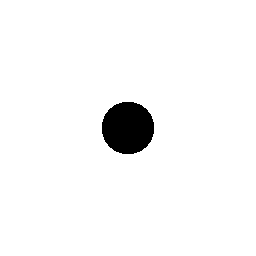
%> input picture lab12/images/kolo.bmp, 256 x 256 px
$ octave --eval "fourierHelper(imread('images/kolo.bmp'));"   (GNU Octave 9; MATLAB toolbox functions it lacks are replaced by stand-ins)
%> lines starting %> are read from the running program, lines starting %| are printed output that depends on the picture
function fourierHelper(image)
%FOURIERHELPER Summary of this function goes here
%   Detailed explanation goes here
%% transformate
fourier = fft2(image);

shifted = fftshift(fourier);
amplitude = log10(abs(shifted)+1);
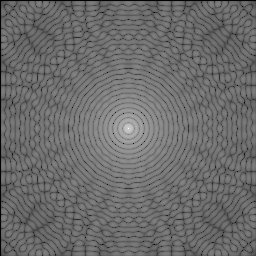
%> amplitude: size 256x256 double; min 0, max 7.21, mean 3.05; drawn with min black and max white
phase = angle(shifted.*(amplitude>0.0001));
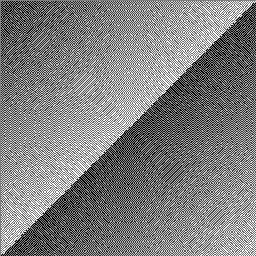
%> phase: size 256x256 double; min -3.14, max 3.14, mean 6.51e-18; drawn with min black and max white

figure;
subplot(1,3,1);
imshow(image);
title('original image');
subplot(1,3,2);
imshow(amplitude, []);
title('amplitude');
subplot(1,3,3)
imshow(phase, []);
title('phase');

%% reverting
unshifted = ifftshift(shifted);
unfourier = ifft2(unshifted);

figure;
subplot(1,2,1);
imshow(image);
title('original');
subplot(1,2,2);
imshow(unfourier);
title('undone');

end

$ run again, on lab12/images/kwadrat45.bmp
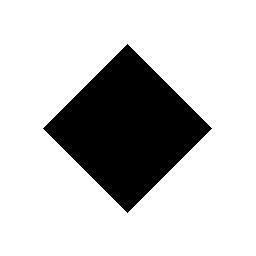
%> input picture lab12/images/kwadrat45.bmp, 256 x 256 px
%> in fourierHelper, `amplitude = log10(abs(shifted)+1);`:
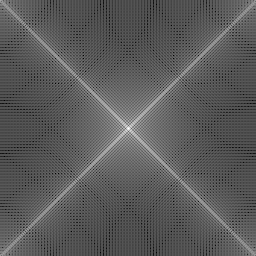
%> amplitude: size 256x256 double; min 0.0765, max 7.12, mean 2.59; drawn with min black and max white
%> in fourierHelper, `phase = angle(shifted.*(amplitude>0.0001));`:
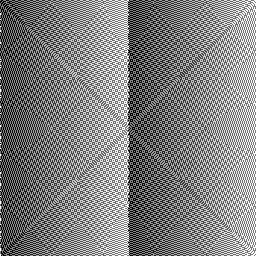
%> phase: size 256x256 double; min -3.14, max 3.14, mean 4.79e-05; drawn with min black and max white
